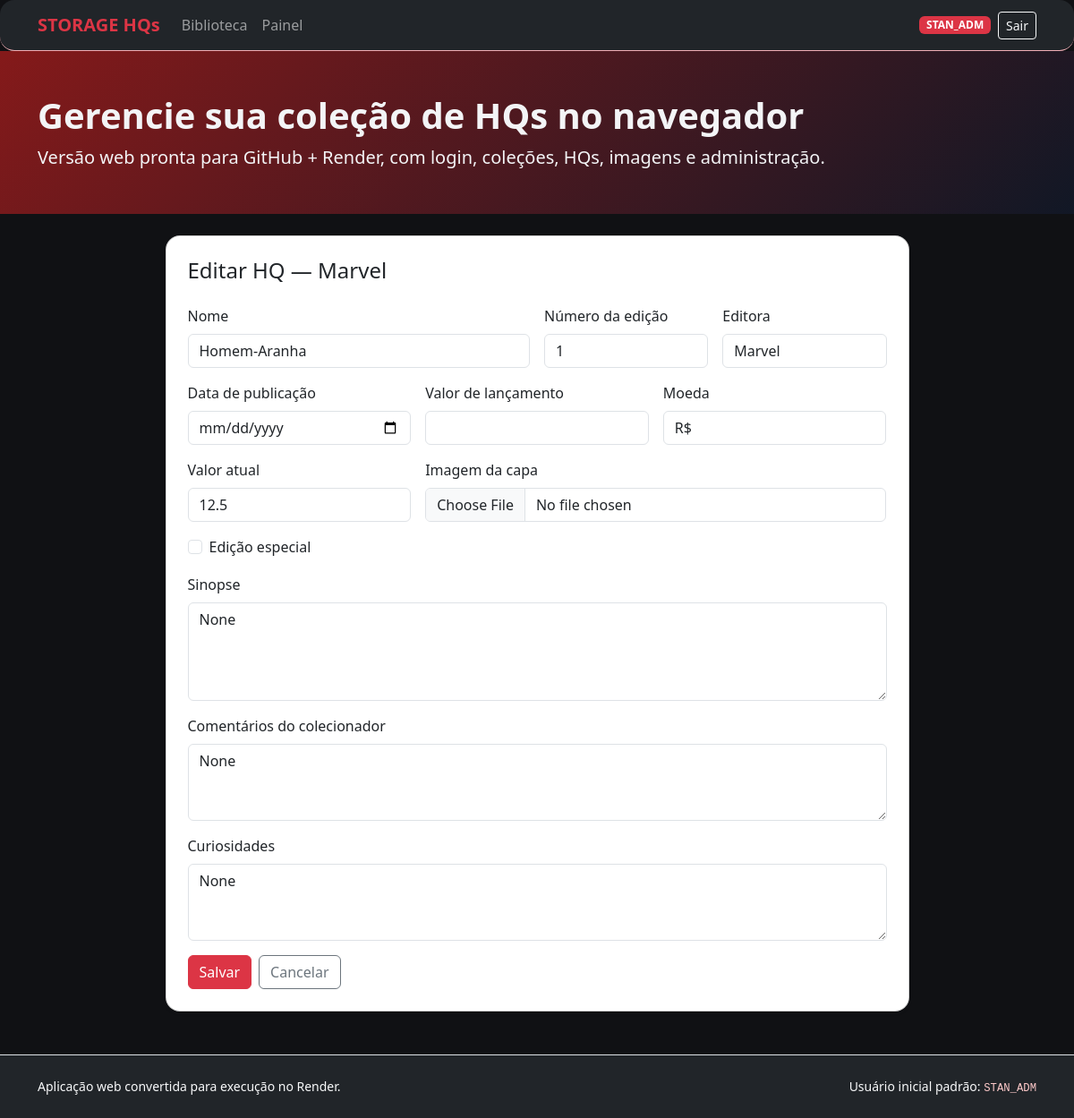
The page /comics/1/edit (signed in) on the database its author committed.
### tables this page shows
CREATE TABLE users (
                id INTEGER PRIMARY KEY AUTOINCREMENT,
                username TEXT UNIQUE NOT NULL,
                password_hash TEXT NOT NULL,
                is_admin INTEGER DEFAULT 0,
                created_at TIMESTAMP DEFAULT CURRENT_TIMESTAMP
            );

CREATE TABLE collections (
                id INTEGER PRIMARY KEY AUTOINCREMENT,
                name TEXT UNIQUE NOT NULL,
                cover_image TEXT,
                created_at TIMESTAMP DEFAULT CURRENT_TIMESTAMP,
                updated_at TIMESTAMP DEFAULT CURRENT_TIMESTAMP
            );

CREATE TABLE comics (
                id INTEGER PRIMARY KEY AUTOINCREMENT,
                collection_id INTEGER NOT NULL,
                name TEXT NOT NULL,
                edition_number TEXT NOT NULL,
                is_special_edition INTEGER DEFAULT 0,
                publication_date TEXT,
                publisher TEXT,
                launch_value REAL,
                currency_type TEXT,
                current_value REAL,
                cover_image TEXT,
                synopsis TEXT,
                collector_comments TEXT,
                trivia TEXT,
                created_at TIMESTAMP DEFAULT CURRENT_TIMESTAMP,
                updated_at TIMESTAMP DEFAULT CURRENT_TIMESTAMP,
                FOREIGN KEY (collection_id) REFERENCES collections (id) ON DELETE CASCADE,
                UNIQUE (collection_id, edition_number)
            );

### webapp.py (the view, shortened to what this page needs)
    @app.route('/comics/<int:comic_id>/edit', methods=['GET', 'POST'])
    @admin_required
    def comic_edit(comic_id: int):
        comic = get_comic(comic_id)
        if not comic:
            abort(404)
        collection = get_collection(comic['collection_id'])
        return render_template('comic_form.html', comic=comic, collection=collection)

### webapp.py (called while the page is built)
def register_hooks(app: Flask):
    @app.before_request
    def load_logged_user():
        user_id = session.get('user_id')
        g.user = get_user_by_id(user_id) if user_id else None
    @app.context_processor
    def inject_globals():
        return {'app_title': app.config['APP_TITLE'], 'current_user': g.get('user')}

def admin_required(view):
    @wraps(view)
    def wrapped(*args, **kwargs):
        if g.user is None:
            flash('Faça login para continuar.', 'warning')
            return redirect(url_for('login'))
        if not g.user['is_admin']:
            abort(403)
        return view(*args, **kwargs)
    return wrapped

def get_db():
    if 'db' not in g:
        g.db = sqlite3.connect(current_app.config['DATABASE'])
        g.db.row_factory = sqlite3.Row
        g.db.execute('PRAGMA foreign_keys = ON')
    return g.db

def fetch_one(query, params=()):
    row = get_db().execute(query, params).fetchone()
    return dict(row) if row else None

def get_user_by_id(user_id: int | None):
    if not user_id:
        return None
    return fetch_one('SELECT * FROM users WHERE id = ?', (user_id,))

def get_collection(collection_id: int):
    return fetch_one('SELECT * FROM collections WHERE id = ?', (collection_id,))

def get_comic(comic_id: int):
    return fetch_one('SELECT * FROM comics WHERE id = ?', (comic_id,))

### templates/comic_form.html (shortened to what this page needs)
{% extends 'base.html' %}
{% block content %}
<div class="row justify-content-center">
  <div class="col-xl-9">
    <div class="card shadow-sm"><div class="card-body p-4">
      <h2 class="h4 mb-4">{{ 'Editar HQ' if comic else 'Nova HQ' }} — {{ collection.name }}</h2>
      <form method="post" enctype="multipart/form-data" class="row g-3">
        <div class="col-md-6"><label class="form-label">Nome</label><input class="form-control" name="name" value="{{ comic.name if comic else '' }}" required></div>
        <div class="col-md-3"><label class="form-label">Número da edição</label><input class="form-control" name="edition_number" value="{{ comic.edition_number if comic else '' }}" required></div>
        <div class="col-md-3"><label class="form-label">Editora</label><input class="form-control" name="publisher" value="{{ comic.publisher if comic else '' }}"></div>
        <div class="col-md-4"><label class="form-label">Data de publicação</label><input class="form-control" type="date" name="publication_date" value="{{ comic.publication_date if comic else '' }}"></div>
        <div class="col-md-4"><label class="form-label">Valor de lançamento</label><input class="form-control" name="launch_value" value="{{ comic.launch_value if comic and comic.launch_value is not none else '' }}"></div>
        <div class="col-md-4"><label class="form-label">Moeda</label><input class="form-control" name="currency_type" value="{{ comic.currency_type if comic else 'R$' }}"></div>
        <div class="col-md-4"><label class="form-label">Valor atual</label><input class="form-control" name="current_value" value="{{ comic.current_value if comic and comic.current_value is not none else '' }}"></div>
        <div class="col-md-8"><label class="form-label">Imagem da capa</label><input class="form-control" type="file" name="cover_image" accept="image/*"></div>
        <div class="col-12 form-check ms-2"><input class="form-check-input" type="checkbox" name="is_special_edition" {% if comic and comic.is_special_edition %}checked{% endif %}><label class="form-check-label">Edição especial</label></div>
        <div class="col-12"><label class="form-label">Sinopse</label><textarea class="form-control" rows="4" name="synopsis">{{ comic.synopsis if comic else '' }}</textarea></div>
        <div class="col-12"><label class="form-label">Comentários do colecionador</label><textarea class="form-control" rows="3" name="collector_comments">{{ comic.collector_comments if comic else '' }}</textarea></div>
        <div class="col-12"><label class="form-label">Curiosidades</label><textarea class="form-control" rows="3" name="trivia">{{ comic.trivia if comic else '' }}</textarea></div>
        <div class="col-12 d-flex gap-2">
          <button class="btn btn-danger">Salvar</button>
          <a class="btn btn-outline-secondary" href="{{ url_for('collection_detail', collection_id=collection.id) }}">Cancelar</a>
        </div>
      </form>
    </div></div>
  </div>
</div>
{% endblock %}

### templates/base.html (shortened to what this page needs)
<!doctype html>
<html lang="pt-BR">
<head>
  <link href="https://cdn.jsdelivr.net/npm/bootstrap@5.3.3/dist/css/bootstrap.min.css" rel="stylesheet">
  <link rel="stylesheet" href="{{ url_for('static', filename='css/app.css') }}">
</head>
<body>
<nav class="navbar navbar-expand-lg navbar-dark bg-dark border-bottom border-danger-subtle">
  <div class="container">
    <a class="navbar-brand fw-bold text-danger" href="{{ url_for('index') }}">{{ app_title }}</a>
    <div class="collapse navbar-collapse" id="navMenu">
      <ul class="navbar-nav me-auto mb-2 mb-lg-0">
        <li class="nav-item"><a class="nav-link" href="{{ url_for('index') }}">Biblioteca</a></li>
        {% if current_user %}
          <li class="nav-item"><a class="nav-link" href="{{ url_for('dashboard') }}">Painel</a></li>
        {% endif %}
      </ul>
      <div class="d-flex gap-2 align-items-center">
        {% if current_user %}
          <span class="badge text-bg-danger">{{ current_user.username }}</span>
          <form method="post" action="{{ url_for('logout') }}">
            <button class="btn btn-outline-light btn-sm">Sair</button>
          </form>
        {% else %}
          <a class="btn btn-danger btn-sm" href="{{ url_for('login') }}">Entrar</a>
        {% endif %}
      </div>
    </div>
  </div>
</nav>
<header class="hero-banner py-5 mb-4">
  <div class="container">
    <h1 class="display-6 fw-bold">Gerencie sua coleção de HQs no navegador</h1>
    <p class="lead mb-0">Versão web pronta para GitHub + Render, com login, coleções, HQs, imagens e administração.</p>
  </div>
</header>
<main class="container pb-5">
  {% block content %}{% endblock %}
</main>
<footer class="border-top py-4 bg-dark text-light">
  <div class="container small d-flex flex-column flex-md-row justify-content-between gap-2">
    <span>Aplicação web convertida para execução no Render.</span>
    <span>Usuário inicial padrão: <code>STAN_ADM</code></span>
  </div>
</footer>
</body>
</html>

### static/css/app.css (style rules this page uses)
body { background: #101114; color: #f3f4f6; }
.hero-banner { background: linear-gradient(135deg, rgba(153,27,27,.85), rgba(17,24,39,.92)), url('../images/comic_collage.jpg') center/cover; }
.card, .table, .alert, .navbar, .dropdown-menu { border-radius: 1rem; }
code { color: #fecaca; }

### rows shown on the page
users: username "STAN_ADM"
collections: name "Marvel"
comics: name "Homem-Aranha", edition_number "1", publisher "Marvel", currency_type "R$", current_value "12.5"

### other values the page prints
{{ app_title }} "STORAGE HQs"
{{ 'Editar HQ' if comic else 'Nova HQ' }} "Editar HQ"
